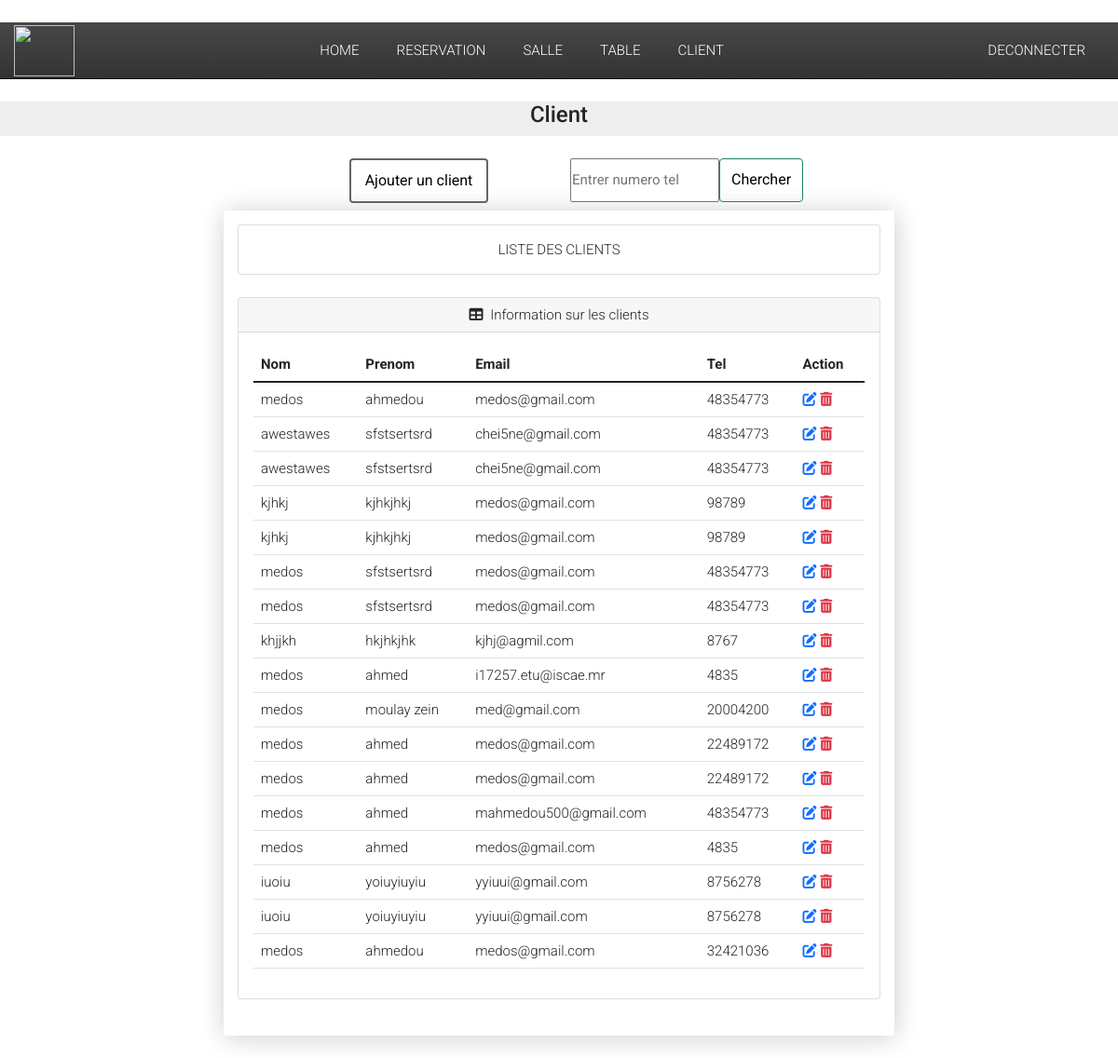
/client/ (signed in), run on the app's committed database.
### Reservation/models.py (models this page shows, shortened)
class Client(models.Model):
    nom = models.CharField(max_length=50)
    prenom = models.CharField(max_length=50)
    email = models.EmailField(max_length=50)
    verification = RegexValidator(regex="[1-9]{8}", message="Veuillez entrer un numero correct")
    phone_validator = RegexValidator(regex=r'^(1[1-9]|2[1-2,4,7,8]|3[1-5]|3[7-8]|4[1-9]'
                                       r'|5[1,3-5]|6[1-9]|7[1,3,4,5,7,9]'
                                       r'|8[1-9]|9[1-9]){1}[0-9]{8,9}$',
                                 message="entrer un nombre valide")
    tel = models.IntegerField(validators=[phone_validator])

### Reservation/views.py (the view)
# urls.py: path('client/',views.client, name="client"),
def client(request):
    if not request.user.is_authenticated:
        return redirect('login')
    else:
        client = Client.objects.all()
        return render(request, 'Reservation/Client.html',{'client':client})

### Reservation/templates/Reservation/Client.html (shortened to what this page needs)
{% extends 'Reservation/main.html' %}
{% block content%}
{% load static %}
<!DOCTYPE html>
<html lang="en">
  <head>
	<link rel="stylesheet" href="{% static 'table/css/demo.css' %}">
  </head>
  <body>
<h4><center>  Client  </center></h4>
 <main>
  <div class="row" >
    <div class="col-sm">
    </div>
    <div class="col-sm">
    <center>
    <h6 class=""><a class="btn btn-outline-success text-black border-4px solid green mt-auto align-self-start" href="{% url 'ajout_client' %}">Ajouter un client</a></h6>
    </center>
  </div>
  <div class="col-sm">
    <center>
      <form class="d-flex ml-3" method="POST" action="{% url 'rechercher_client'%}" >
          <input style="width: 160px; height:47px; border-color: green text-black border-11px solid" placeholder="Entrer numero tel"  type="number" aria-label="search"id="tel" name="tel" required>
          <button class= "btn btn-outline-success text-black border-4px solid green background-color-green" type="submit"> Chercher </button>
        </form> </center>
  </div>
  <div class="col-sm"> </div>
</div>
<section class="container cd-table-container">
  <div class="card mb-4">
    <div class="card-body">
        <center>LISTE DES CLIENTS</center>
    </div>
</div>
  <div class="card mb-4">
    <div class="card-header">
      <center><i class="fas fa-table me-1"></i>
        Information sur les clients</center>
    </div>
    <div class="card-body">
        <table  class="table table-hover">
    <thead>
      <tr>
        <th>Nom</th>
        <th>Prenom</th>
        <th>Email</th>
        <th>Tel</th>
        <th>Action</th>
      </tr>
    </thead>
    <tbody>
      {% for items in client %}
      <tr>
        <td>{{items.nom}}</td>
        <td>{{items.prenom}}</td>
        <td>{{items.email}}</td>
        <td>{{items.tel}}</td>
        <td><a  href="{% url 'modifier_client' items.id %}" > <i class="fas fa-edit"></i></a>
          <a class="text-danger" href="/supprimer_client/{{items.id}}/" ><i class="fas fa-trash-alt"></i></a>  </td>
        </tr>
        {% endfor %}
    </tbody>
  </table>
</section>
 </main>
  </body>
</html>
{% endblock %}

### static/navbar/css/style.css (style rules this page uses)
* { margin: 0; padding: 0; box-sizing: border-box; }
body { font-family: 'Open Sans', sans-serif; font-size: 14px; font-weight: 400; line-height: 20px; }
.container { width: 100%; max-width: 1440px; margin: 0 auto; padding: 0 15px; }

### static/card/css/demo.css (style rules this page uses)
* { margin: 0; padding: 0; }
body { font-family: 'Roboto', sans-serif; font-style: normal; font-weight: 300; font-smoothing: antialiased; -webkit-font-smoothing: antialiased; -moz-osx-font-smoothing: grayscale; font-size: 15px; background: #eee; }
a.btn { text-decoration: none; color: #666; border: 2px solid #666; padding: 10px 15px; display: inline-block; margin-left: 5px; }
.btn:before { font-family: FontAwesome; font-weight: normal; margin-right: 10px; }
main { background: #fff; padding:: 20px; }
@media only screen and (min-width: 1160px) { main { max-width: 980px; margin-left: auto; margin-right: auto; padding: 24px; } }

### static/table/css/demo.css (style rules this page uses)
* { margin: 0; padding: 0; }
body { font-family: 'Roboto', sans-serif; font-style: normal; font-weight: 300; font-smoothing: antialiased; -webkit-font-smoothing: antialiased; -moz-osx-font-smoothing: grayscale; font-size: 15px; background: #eee; }
a.btn { text-decoration: none; color: #666; border: 2px solid #666; padding: 10px 15px; display: inline-block; margin-left: 5px; }
.btn:before { font-family: FontAwesome; font-weight: normal; margin-right: 10px; }
main { padding:: 20px; }
@media only screen and (min-width: 720px) { main { max-width: 720px; margin-left: auto; margin-right: auto; padding: 24px; } }

### Reservation/templates/Reservation/Client.html (style rules this page uses)
.cd-table-container { background: #fff; box-shadow: 1px 2px 26px rgba(0, 0, 0, 0.2); padding: 15px; max-width: 720px; }

### data on the page
Client: nom "medos", prenom "ahmedou", email "medos@gmail.com", tel "48354773"
Client: nom "awestawes", prenom "sfstsertsrd", email "chei5ne@gmail.com", tel "48354773"
Client: nom "awestawes", prenom "sfstsertsrd", email "chei5ne@gmail.com", tel "48354773"
Client: nom "kjhkj", prenom "kjhkjhkj", email "medos@gmail.com", tel "98789"
Client: nom "kjhkj", prenom "kjhkjhkj", email "medos@gmail.com", tel "98789"
Client: nom "medos", prenom "sfstsertsrd", email "medos@gmail.com", tel "48354773"
Client: nom "medos", prenom "sfstsertsrd", email "medos@gmail.com", tel "48354773"
Client: nom "khjjkh", prenom "hkjhkjhk", email "kjhj@agmil.com", tel "8767"
Client: nom "medos", prenom "ahmed", email "i17257.etu@iscae.mr", tel "4835"
Client: nom "medos", prenom "moulay zein", email "med@gmail.com", tel "20004200"
Client: nom "medos", prenom "ahmed", email "medos@gmail.com", tel "22489172"
Client: nom "medos", prenom "ahmed", email "medos@gmail.com", tel "22489172"
Client: nom "medos", prenom "ahmed", email "mahmedou500@gmail.com", tel "48354773"
Client: nom "medos", prenom "ahmed", email "medos@gmail.com", tel "4835"
Client: nom "iuoiu", prenom "yoiuyiuyiu", email "yyiuui@gmail.com", tel "8756278"
Client: nom "iuoiu", prenom "yoiuyiuyiu", email "yyiuui@gmail.com", tel "8756278"
Client: nom "medos", prenom "ahmedou", email "medos@gmail.com", tel "32421036"
